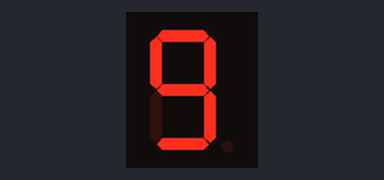
Bench run of a sketch on a simulated Arduino Uno, built with avr-gcc and run on an emulated ATmega328P. On the bench: 1-digit seven-segment display. Wiring (inferred from the names in the program): 1-digit 7-segment display, segments lit when HIGH: segments pin 13, pin 12, pin 11, pin 10, pin 9, pin 8, pin 7. The segment pins are drawn as the display they are named for.

Above: at 0.1 s.
At 0.6 s:
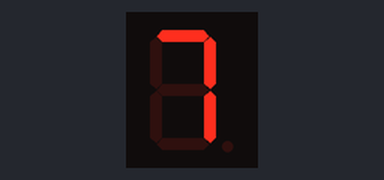
At 1.1 s:
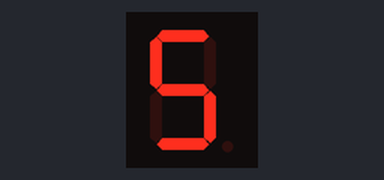
At 1.6 s:
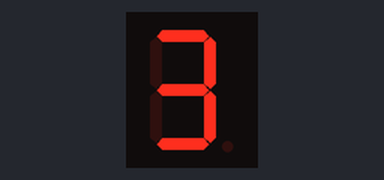
At 2.1 s:
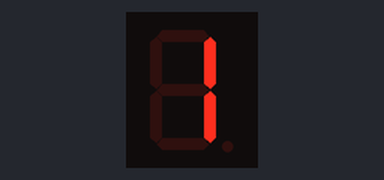

The sketch:

7Seg_Dasar_Maping_Array.ino
```cpp
#define a 13
#define b 12
#define c 11
#define d 10
#define e 9
#define f 8
#define g 7

int pin[7]={a,b,c,d,e,f,g};
int angka[10][7]={
  {1,1,1,1,1,1,0},
  {0,1,1,0,0,0,0},
  {1,1,0,1,1,0,1},
  {1,1,1,1,0,0,1},
  {0,1,1,0,0,1,1},
  {1,0,1,1,0,1,1},
  {1,0,1,1,1,1,1},
  {1,1,1,0,0,0,0},
  {1,1,1,1,1,1,1},
  {1,1,1,1,0,1,1}
  };

void setup() {
  pinMode(a,OUTPUT);
  pinMode(b,OUTPUT);
  pinMode(c,OUTPUT);
  pinMode(d,OUTPUT);
  pinMode(e,OUTPUT);
  pinMode(f,OUTPUT);
  pinMode(g,OUTPUT);
}

void loop() {
for(int y=9;y>=0;y-=2){
  for(int x=0;x<7;x++){
    digitalWrite(pin[x],angka[y][x]);
  }
  delay(500);
}

}
```

Measured:
- by itself, everything shown: repeats every 2.5 s, in 5 steps
- what the display in image 1 shows lasts 0.5 s, from 0.5 s to 1.0 s
